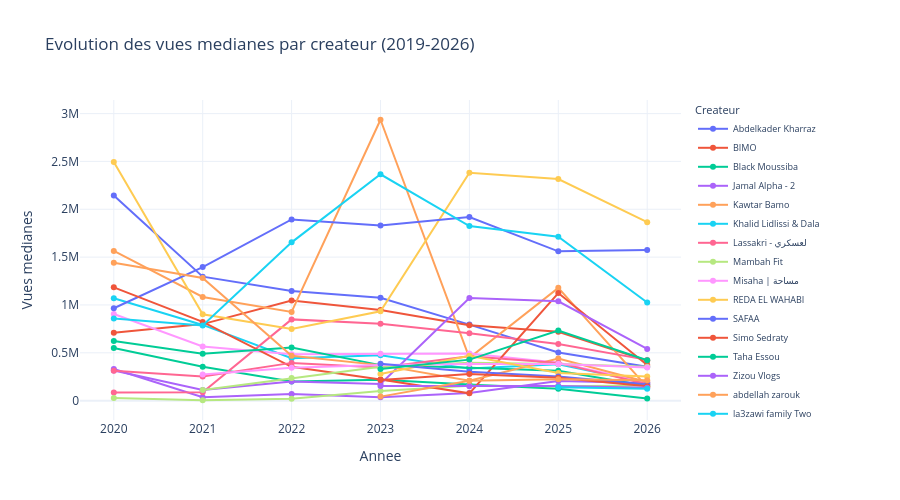

The cell this chart's notebook holds for it:
### Markdown cell above
### 13.4 Evolution temporelle des vues par annee

### Code cell
yearly = df.groupby(['publish_year', 'channelTitle'])['viewCount'].median().reset_index()
yearly.columns = ['annee', 'chaine', 'vues_medianes']
yearly = yearly[yearly['annee'].between(2019, 2026)]

fig = px.line(
    yearly,
    x='annee',
    y='vues_medianes',
    color='chaine',
    title='Evolution des vues medianes par createur (2019-2026)',
    labels={'annee': 'Annee', 'vues_medianes': 'Vues medianes', 'chaine': 'Createur'},
    template='plotly_white',
    markers=True,
)
fig.update_layout(height=500, legend=dict(font_size=9))
fig.show()

### Figure 1 — Plotly figure (JSON) as saved in the notebook; plotly's stock layout.template omitted (floating-point values rounded to 4 significant figures)
{"data": [{"hovertemplate": "Createur=Abdelkader Kharraz<br>Annee=%{x}<br>Vues medianes=%{y}<extra></extra>", "legendgroup": "Abdelkader Kharraz", "line": {"color": "#636efa", "dash": "solid"}, "marker": {"symbol": "circle"}, "mode": "lines+markers", "name": "Abdelkader Kharraz", "orientation": "v", "showlegend": true, "type": "scatter", "x": [2020, 2021, 2022, 2023, 2024, 2025, 2026], "xaxis": "x", "y": [2143000.0, 1296000.0, 1146000.0, 1075000.0, 794500.0, 504000.0, 353000.0], "yaxis": "y"}, {"hovertemplate": "Createur=BIMO<br>Annee=%{x}<br>Vues medianes=%{y}<extra></extra>", "legendgroup": "BIMO", "line": {"color": "#EF553B", "dash": "solid"}, "marker": {"symbol": "circle"}, "mode": "lines+markers", "name": "BIMO", "orientation": "v", "showlegend": true, "type": "scatter", "x": [2020, 2021, 2022, 2023, 2024, 2025, 2026], "xaxis": "x", "y": [709500.0, 799700.0, 1046000.0, 947300.0, 787000.0, 719100.0, 417600.0], "yaxis": "y"}, {"hovertemplate": "Createur=Black Moussiba<br>Annee=%{x}<br>Vues medianes=%{y}<extra></extra>", "legendgroup": "Black Moussiba", "line": {"color": "#00cc96", "dash": "solid"}, "marker": {"symbol": "circle"}, "mode": "lines+markers", "name": "Black Moussiba", "orientation": "v", "showlegend": true, "type": "scatter", "x": [2020, 2021, 2022, 2023, 2024, 2025, 2026], "xaxis": "x", "y": [550600.0, 354400.0, 200200.0, 219200.0, 167900.0, 124200.0, 21880.0], "yaxis": "y"}, {"hovertemplate": "Createur=Jamal Alpha - 2<br>Annee=%{x}<br>Vues medianes=%{y}<extra></extra>", "legendgroup": "Jamal Alpha - 2", "line": {"color": "#ab63fa", "dash": "solid"}, "marker": {"symbol": "circle"}, "mode": "lines+markers", "name": "Jamal Alpha - 2", "orientation": "v", "showlegend": true, "type": "scatter", "x": [2020, 2021, 2022, 2023, 2024, 2025, 2026], "xaxis": "x", "y": [330200.0, 35840.0, 70680.0, 36160.0, 79300.0, 204100.0, 183200.0], "yaxis": "y"}, {"hovertemplate": "Createur=Kawtar Bamo<br>Annee=%{x}<br>Vues medianes=%{y}<extra></extra>", "legendgroup": "Kawtar Bamo", "line": {"color": "#FFA15A", "dash": "solid"}, "marker": {"symbol": "circle"}, "mode": "lines+markers", "name": "Kawtar Bamo", "orientation": "v", "showlegend": true, "type": "scatter", "x": [2020, 2021, 2022, 2023, 2024, 2025, 2026], "xaxis": "x", "y": [1564000.0, 1083000.0, 927600.0, 2936000.0, 446700.0, 1179000.0, 141100.0], "yaxis": "y"}, {"hovertemplate": "Createur=Khalid Lidlissi & Dala<br>Annee=%{x}<br>Vues medianes=%{y}<extra></extra>", "legendgroup": "Khalid Lidlissi & Dala", "line": {"color": "#19d3f3", "dash": "solid"}, "marker": {"symbol": "circle"}, "mode": "lines+markers", "name": "Khalid Lidlissi & Dala", "orientation": "v", "showlegend": true, "type": "scatter", "x": [2020, 2021, 2022, 2023, 2024, 2025, 2026], "xaxis": "x", "y": [1070000.0, 791400.0, 443000.0, 474700.0, 334700.0, 380300.0, 186600.0], "yaxis": "y"}, {"hovertemplate": "Createur=Lassakri - لعسكري<br>Annee=%{x}<br>Vues medianes=%{y}<extra></extra>", "legendgroup": "Lassakri - لعسكري", "line": {"color": "#FF6692", "dash": "solid"}, "marker": {"symbol": "circle"}, "mode": "lines+markers", "name": "Lassakri - لعسكري", "orientation": "v", "showlegend": true, "type": "scatter", "x": [2020, 2021, 2022, 2023, 2024, 2025, 2026], "xaxis": "x", "y": [85030.0, 88300.0, 849200.0, 804200.0, 705300.0, 592000.0, 425900.0], "yaxis": "y"}, {"hovertemplate": "Createur=Mambah Fit<br>Annee=%{x}<br>Vues medianes=%{y}<extra></extra>", "legendgroup": "Mambah Fit", "line": {"color": "#B6E880", "dash": "solid"}, "marker": {"symbol": "circle"}, "mode": "lines+markers", "name": "Mambah Fit", "orientation": "v", "showlegend": true, "type": "scatter", "x": [2020, 2021, 2022, 2023, 2024, 2025, 2026], "xaxis": "x", "y": [26500.0, 4050.0, 19320.0, 99850.0, 156800.0, 149900.0, 158600.0], "yaxis": "y"}, {"hovertemplate": "Createur=Misaha | مساحة<br>Annee=%{x}<br>Vues medianes=%{y}<extra></extra>", "legendgroup": "Misaha | مساحة", "line": {"color": "#FF97FF", "dash": "solid"}, "marker": {"symbol": "circle"}, "mode": "lines+markers", "name": "Misaha | مساحة", "orientation": "v", "showlegend": true, "type": "scatter", "x": [2020, 2021, 2022, 2023, 2024, 2025, 2026], "xaxis": "x", "y": [905000.0, 565700.0, 485000.0, 489900.0, 493400.0, 395500.0, 193200.0], "yaxis": "y"}, {"hovertemplate": "Createur=REDA EL WAHABI<br>Annee=%{x}<br>Vues medianes=%{y}<extra></extra>", "legendgroup": "REDA EL WAHABI", "line": {"color": "#FECB52", "dash": "solid"}, "marker": {"symbol": "circle"}, "mode": "lines+markers", "name": "REDA EL WAHABI", "orientation": "v", "showlegend": true, "type": "scatter", "x": [2020, 2021, 2022, 2023, 2024, 2025, 2026], "xaxis": "x", "y": [2494000.0, 902400.0, 748300.0, 933900.0, 2382000.0, 2316000.0, 1865000.0], "yaxis": "y"}, {"hovertemplate": "Createur=SAFAA<br>Annee=%{x}<br>Vues medianes=%{y}<extra></extra>", "legendgroup": "SAFAA", "line": {"color": "#636efa", "dash": "solid"}, "marker": {"symbol": "circle"}, "mode": "lines+markers", "name": "SAFAA", "orientation": "v", "showlegend": true, "type": "scatter", "x": [2020, 2021, 2022, 2023, 2024, 2025, 2026], "xaxis": "x", "y": [965700.0, 1396000.0, 1894000.0, 1831000.0, 1920000.0, 1560000.0, 1575000.0], "yaxis": "y"}, {"hovertemplate": "Createur=Simo Sedraty<br>Annee=%{x}<br>Vues medianes=%{y}<extra></extra>", "legendgroup": "Simo Sedraty", "line": {"color": "#EF553B", "dash": "solid"}, "marker": {"symbol": "circle"}, "mode": "lines+markers", "name": "Simo Sedraty", "orientation": "v", "showlegend": true, "type": "scatter", "x": [2020, 2021, 2022, 2023, 2024, 2025, 2026], "xaxis": "x", "y": [1184000.0, 822900.0, 353800.0, 220800.0, 76140.0, 1125000.0, 373300.0], "yaxis": "y"}, {"hovertemplate": "Createur=Taha Essou<br>Annee=%{x}<br>Vues medianes=%{y}<extra></extra>", "legendgroup": "Taha Essou", "line": {"color": "#00cc96", "dash": "solid"}, "marker": {"symbol": "circle"}, "mode": "lines+markers", "name": "Taha Essou", "orientation": "v", "showlegend": true, "type": "scatter", "x": [2020, 2021, 2022, 2023, 2024, 2025, 2026], "xaxis": "x", "y": [623900.0, 489000.0, 554700.0, 371200.0, 343500.0, 311300.0, 151800.0], "yaxis": "y"}, {"hovertemplate": "Createur=Zizou Vlogs<br>Annee=%{x}<br>Vues medianes=%{y}<extra></extra>", "legendgroup": "Zizou Vlogs", "line": {"color": "#ab63fa", "dash": "solid"}, "marker": {"symbol": "circle"}, "mode": "lines+markers", "name": "Zizou Vlogs", "orientation": "v", "showlegend": true, "type": "scatter", "x": [2020, 2021, 2022, 2023, 2024, 2025, 2026], "xaxis": "x", "y": [314000.0, 112300.0, 200100.0, 174200.0, 1072000.0, 1038000.0, 540200.0], "yaxis": "y"}, {"hovertemplate": "Createur=abdellah zarouk<br>Annee=%{x}<br>Vues medianes=%{y}<extra></extra>", "legendgroup": "abdellah zarouk", "line": {"color": "#FFA15A", "dash": "solid"}, "marker": {"symbol": "circle"}, "mode": "lines+markers", "name": "abdellah zarouk", "orientation": "v", "showlegend": true, "type": "scatter", "x": [2020, 2021, 2022, 2023, 2024, 2025, 2026], "xaxis": "x", "y": [1440000.0, 1282000.0, 468100.0, 371200.0, 208800.0, 440300.0, 194900.0], "yaxis": "y"}, {"hovertemplate": "Createur=la3zawi family Two<br>Annee=%{x}<br>Vues medianes=%{y}<extra></extra>", "legendgroup": "la3zawi family Two", "line": {"color": "#19d3f3", "dash": "solid"}, "marker": {"symbol": "circle"}, "mode": "lines+markers", "name": "la3zawi family Two", "orientation": "v", "showlegend": true, "type": "scatter", "x": [2020, 2021, 2022, 2023, 2024, 2025, 2026], "xaxis": "x", "y": [858600.0, 784700.0, 1654000.0, 2366000.0, 1825000.0, 1713000.0, 1025000.0], "yaxis": "y"}, {"hovertemplate": "Createur=milfaya<br>Annee=%{x}<br>Vues medianes=%{y}<extra></extra>", "legendgroup": "milfaya", "line": {"color": "#FF6692", "dash": "solid"}, "marker": {"symbol": "circle"}, "mode": "lines+markers", "name": "milfaya", "orientation": "v", "showlegend": true, "type": "scatter", "x": [2020, 2021, 2022, 2023, 2024, 2025, 2026], "xaxis": "x", "y": [312500.0, 252600.0, 394600.0, 346500.0, 464100.0, 394500.0, 171100.0], "yaxis": "y"}, {"hovertemplate": "Createur=Farouk Life<br>Annee=%{x}<br>Vues medianes=%{y}<extra></extra>", "legendgroup": "Farouk Life", "line": {"color": "#B6E880", "dash": "solid"}, "marker": {"symbol": "circle"}, "mode": "lines+markers", "name": "Farouk Life", "orientation": "v", "showlegend": true, "type": "scatter", "x": [2021, 2022, 2023, 2024, 2025, 2026], "xaxis": "x", "y": [111800.0, 236100.0, 355000.0, 396800.0, 383500.0, 353100.0], "yaxis": "y"}, {"hovertemplate": "Createur=NADIAS<br>Annee=%{x}<br>Vues medianes=%{y}<extra></extra>", "legendgroup": "NADIAS", "line": {"color": "#FF97FF", "dash": "solid"}, "marker": {"symbol": "circle"}, "mode": "lines+markers", "name": "NADIAS", "orientation": "v", "showlegend": true, "type": "scatter", "x": [2021, 2022, 2023, 2024, 2025, 2026], "xaxis": "x", "y": [272100.0, 343200.0, 371900.0, 382500.0, 383000.0, 345800.0], "yaxis": "y"}, {"hovertemplate": "Createur=Ahmed Sabiri 2.0<br>Annee=%{x}<br>Vues medianes=%{y}<extra></extra>", "legendgroup": "Ahmed Sabiri 2.0", "line": {"color": "#FECB52", "dash": "solid"}, "marker": {"symbol": "circle"}, "mode": "lines+markers", "name": "Ahmed Sabiri 2.0", "orientation": "v", "showlegend": true, "type": "scatter", "x": [2023, 2024, 2025, 2026], "xaxis": "x", "y": [277700.0, 469400.0, 288500.0, 252300.0], "yaxis": "y"}, {"hovertemplate": "Createur=B3A9Lii<br>Annee=%{x}<br>Vues medianes=%{y}<extra></extra>", "legendgroup": "B3A9Lii", "line": {"color": "#636efa", "dash": "solid"}, "marker": {"symbol": "circle"}, "mode": "lines+markers", "name": "B3A9Lii", "orientation": "v", "showlegend": true, "type": "scatter", "x": [2023, 2024, 2025, 2026], "xaxis": "x", "y": [386600.0, 302200.0, 252100.0, 167900.0], "yaxis": "y"}, {"hovertemplate": "Createur=More Bilal No Filter<br>Annee=%{x}<br>Vues medianes=%{y}<extra></extra>", "legendgroup": "More Bilal No Filter", "line": {"color": "#EF553B", "dash": "solid"}, "marker": {"symbol": "circle"}, "mode": "lines+markers", "name": "More Bilal No Filter", "orientation": "v", "showlegend": true, "type": "scatter", "x": [2023, 2024, 2025, 2026], "xaxis": "x", "y": [216500.0, 278400.0, 238300.0, 150900.0], "yaxis": "y"}, {"hovertemplate": "Createur=Nationale Bedarija2-ناشيونال بالدارجة<br>Annee=%{x}<br>Vues medianes=%{y}<extra></extra>", "legendgroup": "Nationale Bedarija2-ناشيونال بالدارجة", "line": {"color": "#00cc96", "dash": "solid"}, "marker": {"symbol": "circle"}, "mode": "lines+markers", "name": "Nationale Bedarija2-ناشيونال بالدارجة", "orientation": "v", "showlegend": true, "type": "scatter", "x": [2023, 2024, 2025, 2026], "xaxis": "x", "y": [330400.0, 428700.0, 732300.0, 422600.0], "yaxis": "y"}, {"hovertemplate": "Createur=Souky Stories<br>Annee=%{x}<br>Vues medianes=%{y}<extra></extra>", "legendgroup": "Souky Stories", "line": {"color": "#ab63fa", "dash": "solid"}, "marker": {"symbol": "circle"}, "mode": "lines+markers", "name": "Souky Stories", "orientation": "v", "showlegend": true, "type": "scatter", "x": [2023, 2024, 2025, 2026], "xaxis": "x", "y": [152800.0, 150500.0, 154200.0, 134700.0], "yaxis": "y"}, {"hovertemplate": "Createur=moul sfanja-مول الشفنجة<br>Annee=%{x}<br>Vues medianes=%{y}<extra></extra>", "legendgroup": "moul sfanja-مول الشفنجة", "line": {"color": "#FFA15A", "dash": "solid"}, "marker": {"symbol": "circle"}, "mode": "lines+markers", "name": "moul sfanja-مول الشفنجة", "orientation": "v", "showlegend": true, "type": "scatter", "x": [2023, 2024, 2025, 2026], "xaxis": "x", "y": [42030.0, 207400.0, 224500.0, 212800.0], "yaxis": "y"}, {"hovertemplate": "Createur=Amine Belghazi<br>Annee=%{x}<br>Vues medianes=%{y}<extra></extra>", "legendgroup": "Amine Belghazi", "line": {"color": "#19d3f3", "dash": "solid"}, "marker": {"symbol": "circle"}, "mode": "lines+markers", "name": "Amine Belghazi", "orientation": "v", "showlegend": true, "type": "scatter", "x": [2025, 2026], "xaxis": "x", "y": [139600.0, 125100.0], "yaxis": "y"}], "layout": {"height": 500, "legend": {"font": {"size": 9}, "title": {"text": "Createur"}, "tracegroupgap": 0}, "title": {"text": "Evolution des vues medianes par createur (2019-2026)"}, "xaxis": {"anchor": "y", "domain": [0, 1], "title": {"text": "Annee"}}, "yaxis": {"anchor": "x", "domain": [0, 1], "title": {"text": "Vues medianes"}}}}
